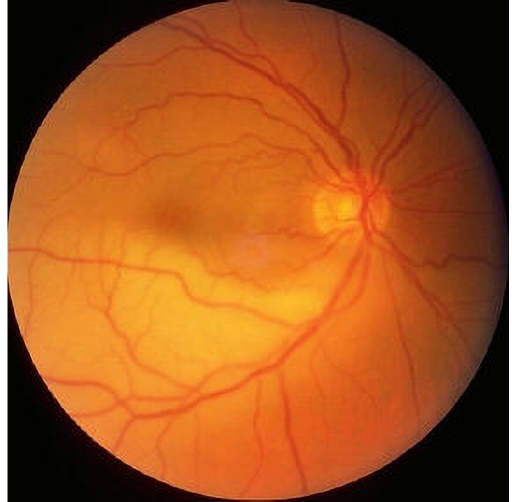
#> input picture Images/Ophthalmoscope_images/Alpha/Retina_w_blur_v2.png, 1024 x 1003 px (shown at 1/2 size)
$ python -i TFT_liveFeed_v1.0.py   (imports and definitions only)   (Python 2 division)   (older library calls are emulated)
#> lines starting #> are read from the running program, lines starting #| are printed output that depends on the picture; after the words box and inside, x2 and y2 are one past the last pixel; in counts of white or black regions, pixels touching at a corner belong together
#> further down, picture is the input picture: shape (1003, 1024, 3); mean B, G, R 31.9, 83.6, 159.2
'''
* NOTE: Version 1.0a is rewritten from scratch to improve on the
*       shortcomings of the previous version (mainly too many false
*       positives & general instability).
*       Main change was in the identification method, which now uses
*       SimpleBlobDetector_create() ==> detector.detect(img) instead
*       of HoughCircles().
*
* USEFUL ARGUMENTS:
*   -o/--overlay: Specify overlay file
*   -a/--alpha  : Specify transperancy level (0.0 - 1.0)
*   -d/--debug  : Enable debugging
*
* VERSION: 1.1.1a
*   - ADDED   : Overlay an image/pathology
*   - MODIFIED: Significantly reduced false-positives
*   - ADDED   : Define a ROI. If blobs are detected outside
*               ROI, ignore them
*   - ADDED   : Store detected pupil color in BGR color space
*   - MODIFIED: PUT THINGS IN FUNCTIONS FOR GOD'S SAKE!
*   - ADDED   : Fallback to contour detection if BLOB fails
*   - ADDED   : Switch overlays using left click
*
* KNOWN ISSUES:
*   - Code logic is somewhat iffy and can be optimized
*   - Unable to capture pupil when looking from the side (Solution IP)
*
* AUTHOR                    :   Mohammad Odeh
* WRITTEN                   :   Aug   1st, 2016 Year of Our Lord
* LAST CONTRIBUTION DATE    :   Jul. 24th, 2018 Year of Our Lord
*
* ----------------------------------------------------------
* ----------------------------------------------------------
*
* RIGHT CLICK: Shutdown Program.
* LEFT CLICK : Switch Overlay.
'''

ver = "Live Feed Ver1.1a"
# [1 line not run here, left out]

import  cv2                                                                     # OpenCV, the meat & potatoes
import  numpy                                                       as  np      # Image manipulation
from    timeStamp                       import  fullStamp           as  FS      # Show date/time on console output
from    imutils.video.pivideostream     import  PiVideoStream                   # Import threaded PiCam module
from    imutils.video                   import  FPS                             # Benchmark FPS
from    argparse                        import  ArgumentParser                  # Pass flags/parameters to script
from    LEDRing                         import  *                               # Let there be light
from    time                            import  sleep, time                     # Time is essential to life
import  os, platform                                                            # Directory/file manipulation

# ************************************************************************
# ===================> DEFINE VALID OPERATING SYSTEM <===================*
# ************************************************************************
# [2 lines not run here, left out]


# ************************************************************************
# =====================> CONSTRUCT ARGUMENT PARSER <=====================*
# ************************************************************************
ap = ArgumentParser()

# [10 lines not run here, left out]

##args["debug"] = True
# [1 line that did not run here, left out]
# ************************************************************************
# =====================> DEFINE NECESSARY FUNCTIONS <=====================
# ************************************************************************

# [40 lines left out: functions control, placeholder, not called in this run]

# ------------------------------------------------------------------------

def setup_windows():
    '''
    Create windows and trackbars.
    '''

    global CV_win

    # Setup main window
    cv2.namedWindow( ver, cv2.WND_PROP_FULLSCREEN )                                                      # Start a named window for output
    cv2.setWindowProperty( ver, cv2.WND_PROP_FULLSCREEN, cv2.WINDOW_FULLSCREEN )
    cv2.setMouseCallback( ver, control )                                        # Connect mouse events to actions

    return()

# ------------------------------------------------------------------------

def setup_detector():
    '''
    Setup blob detector.

    INPUTS:-
        - NONE

    OUTPUT:-
        - parameters: BLOB detector's parameters
        - detector  : BLOB detector
    '''

    parameters = cv2.SimpleBlobDetector_Params()                                # Parameters

    # Filter by Area.
    parameters.filterByArea = True                                              # ...
    parameters.minArea = np.pi * 15**2                                          # ...
    parameters.maxArea = np.pi * 45**2                                          # ...

    # Filter by color
    parameters.filterByColor = True                                             # ...
    parameters.blobColor = 0                                                    # ...

    # Filter by Circularity
    parameters.filterByCircularity = True                                       # ...
    parameters.minCircularity = 0.42                                            # ...

    # Filter by Convexity
    parameters.filterByConvexity = True                                         # ...
    parameters.minConvexity = 0.43                                              # ...

    # Filter by Inertia
    parameters.filterByInertia = True                                           # ...
    parameters.minInertiaRatio = 0.41                                           # ...

    # Distance Between Blobs
    parameters.minDistBetweenBlobs = 2000                                       # ...

    # Create a detector with the parameters
    detector = cv2.SimpleBlobDetector_create( parameters )                      # Create detector

    return( parameters, detector )

# ------------------------------------------------------------------------

def procFrame( image ):
    '''
    Process frame by applying a bilateral filter, a Gaussian blur,
    and an adaptive threshold + some post-processing

    INPUTS:-
        - image     : Image to be processed

    OUTPUT:-
        - processed : Processed image
    '''

    # Error handling (1/3)
    try:
        # Get trackbar position and reflect its threshold type and values
        threshType      = 1                                                     # ...
        maxValue        = 255                                                   # Update parameters
        blockSize       = 85                                                    # ...
        cte             = 50                                                    # from trackbars
        GaussianBlur    = 50                                                    # ...

        # blockSize must be an odd number
        if( blockSize%2 == 0 ):                                                 # Ensure that blockSize
            blockSize += 1                                                      # is an odd number (MUST)

        # Dissolve noise while maintaining edge sharpness
        processed = cv2.inRange( image, lower_bound, upper_bound )
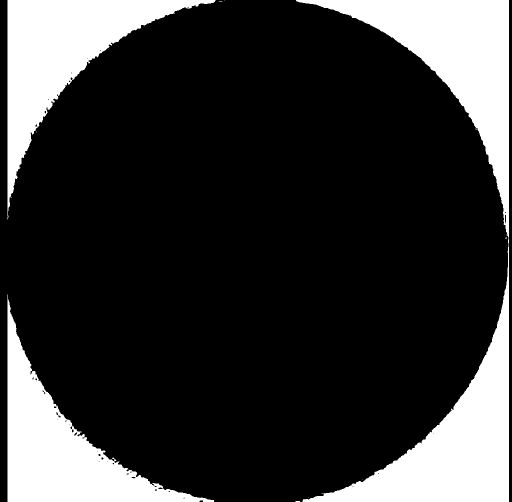
#> processed: shape (1003, 1024) (shown at 1/2 size); 20.2% white; 13 white regions (10 under 20 px), largest, box (x1, y1, x2, y2) and area: (592, 0, 1018, 1003) 108016, (15, 0, 432, 439) 51064, (15, 589, 428, 1003) 48647
        processed = cv2.bilateralFilter( processed, 5, 17, 17 )
        processed = cv2.GaussianBlur( processed, (5, 5), GaussianBlur )

        # Threshold any color that is not black to white (or vice versa)
        if( threshType == 0 ):
            processed = cv2.adaptiveThreshold( processed, maxValue,             # ...
                                               cv2.ADAPTIVE_THRESH_MEAN_C,      # Mean
                                               cv2.THRESH_BINARY, blockSize,    # Binary
                                               cte )                            # ...
        elif( threshType == 1 ):
            processed = cv2.adaptiveThreshold( processed, maxValue,             # ...
                                               cv2.ADAPTIVE_THRESH_GAUSSIAN_C,  # Gaussian
                                               cv2.THRESH_BINARY, blockSize,    # Binary
                                               cte )                            # ...
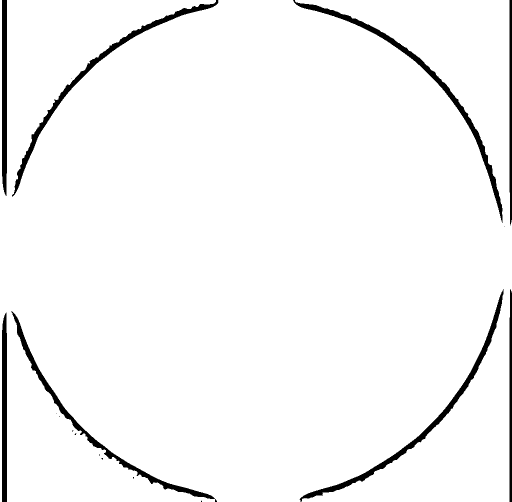
#> processed: shape (1003, 1024) (shown at 1/2 size); 96.5% white; 18 black regions (10 under 20 px), largest, box (x1, y1, x2, y2) and area: (586, 0, 1005, 446) 6519, (599, 578, 1008, 1003) 6208, (24, 0, 437, 393) 5902
        elif( threshType == 2 ):
            processed = cv2.adaptiveThreshold( processed, maxValue,             # ...
                                               cv2.ADAPTIVE_THRESH_MEAN_C,      # Mean
                                               cv2.THRESH_BINARY_INV, blockSize,# Binary Inverted
                                               cte )                            # ...
        elif( threshType == 3 ):
            processed = cv2.adaptiveThreshold( processed, maxValue,             #
                                               cv2.ADAPTIVE_THRESH_GAUSSIAN_C,  # Gaussian
                                               cv2.THRESH_BINARY_INV, blockSize,# Binary Inverted
                                               cte )                            # ...

        # Use erosion and dilation combination to eliminate false positives.
        kernel      = cv2.getStructuringElement( cv2.MORPH_ELLIPSE, ( 3, 3 ) )  # Define kernel for filters
        processed   = cv2.erode ( processed, kernel, iterations=6 )             # Erode over 6 passes
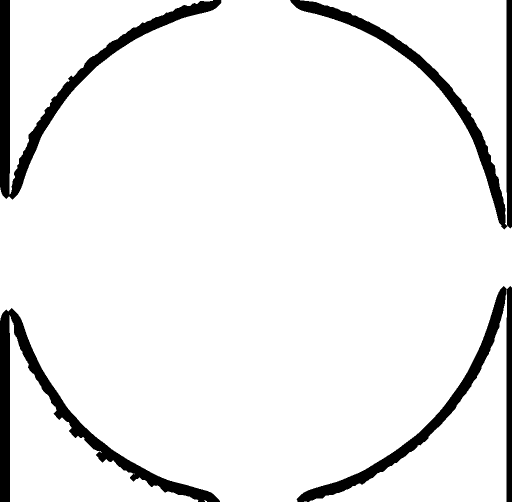
#> processed: shape (1003, 1024) (shown at 1/2 size); 92.5% white; 4 black regions, box (x1, y1, x2, y2) and area: (0, 0, 443, 399) 20279, (0, 616, 440, 1003) 20276, (580, 0, 1024, 459) 18550, (593, 572, 1024, 1003) 17510
        processed   = cv2.dilate( processed, kernel, iterations=3 )             # Dilate over 3 passes
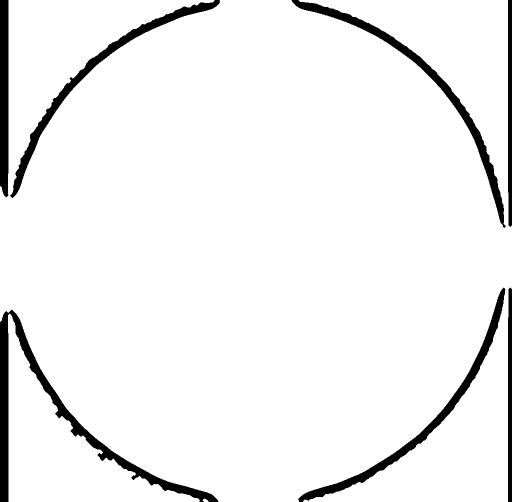
#> processed: shape (1003, 1024) (shown at 1/2 size); 94.3% white; 7 black regions, largest, box (x1, y1, x2, y2) and area: (0, 619, 437, 1003) 15779, (583, 0, 1012, 456) 10103, (596, 575, 1011, 1003) 9569

        morphed     = cv2.morphologyEx( processed, cv2.MORPH_GRADIENT, kernel ) # Morph image for shits and gigs
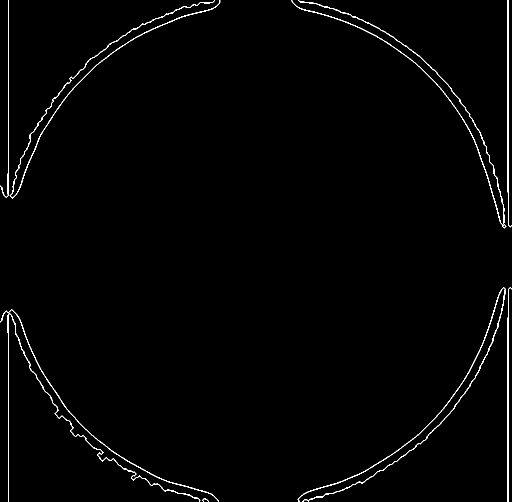
#> morphed: shape (1003, 1024) (shown at 1/2 size); 1.2% white in thin lines or dots

    # Error handling (2/3)
    except:
        kernel      = cv2.getStructuringElement( cv2.MORPH_ELLIPSE, ( 3, 3 ) )  # Define kernel for filters
        processed   = image                                                     # Reset image in case...
        morphed     = cv2.morphologyEx( processed, cv2.MORPH_GRADIENT, kernel ) # function done fucked up!

    # Error handling (3/3)
    finally:

        return( processed, morphed )                                            # Return

# ------------------------------------------------------------------------
initC = True
initK = True
# [237 lines left out: functions find_pupil, add_overlay, get_avg_color, is_inROI, prepare_overlay, not called in this run]

# ************************************************************************
# ===========================> SETUP PROGRAM <===========================
# ************************************************************************

# List overlays
current_path     = os.getcwd()                                                  # Get current working directory
overlay_path     = current_path + "/Alpha"                                      # Path to overlays
overlay_path_list= []                                                           # List of images w\ full path
overlay_name_list= []                                                           # List of images' names
valid_extensions = [ ".png" ]                                                   # Allowable image extensions

# [12 lines not run here, left out]
counter     = 0                                                                 # Overlay switcher counter
# [1 line that did not run here, left out]

# Setup camera (x,y)
stream = PiVideoStream( resolution=(384, 288) ).start()                         # Start PiCam
# [1 line not run here, left out]
realDisplay = True                                                              # Start with a normal display
# [1 line not run here, left out]

# Setup main window
setup_windows()                                                                 # Create window and trackbars

# Setup BlobDetector
# [1 line not run here, left out]
params, detector = setup_detector()                                             # Create BLOB detector + define params


######
### Setup ROI
######
# [1 line not run here, left out]
startTime = time()
timeout = 1.00
dx, dy, dROI = 35, 35, 65
ROI_0 = [ (144-dROI, 108-dROI), (144+dROI, 108+dROI) ]
ROI   = [ (144-dROI, 108-dROI), (144+dROI, 108+dROI) ]

# ************************************************************************
# =========================> MAKE IT ALL HAPPEN <=========================
# ************************************************************************
# [1 line not run here, left out]

# [11 lines of commented-out code are left out]

lower_bound = np.array( [  0,   0,   0], dtype = np.uint8 )
upper_bound = np.array( [180, 255,  30], dtype = np.uint8 )

# [27 lines not run here, left out]


>>> import cv2
>>> picture = cv2.imread('../../../Images/Ophthalmoscope_images/Alpha/Retina_w_blur_v2.png')
>>> result = procFrame(picture)
